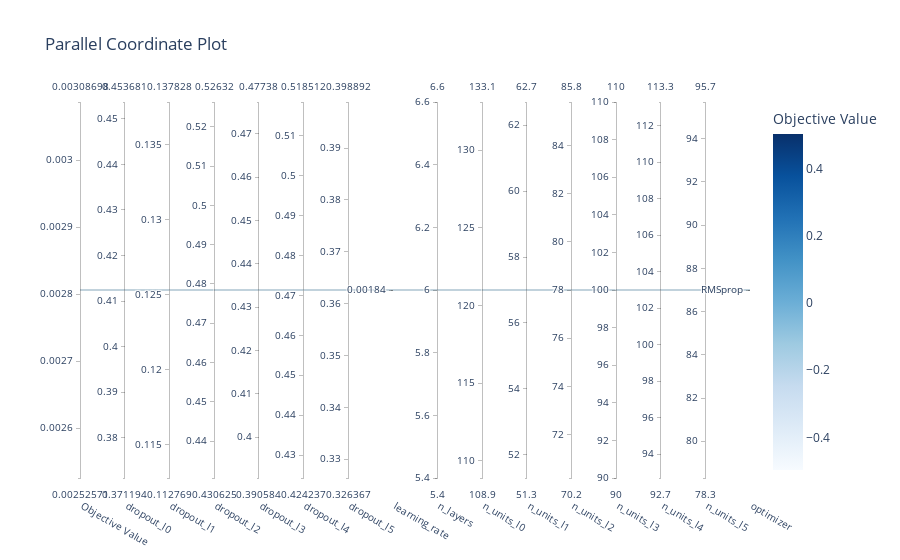

Here is the notebook cell this chart was saved with:
### Code cell
optuna.visualization.plot_parallel_coordinate(study)

### Figure 1 — Plotly figure (JSON) as saved in the notebook; plotly's stock layout.template omitted (floating-point values rounded to 4 significant figures)
{"data": [{"dimensions": [{"label": "Objective Value", "range": [0.002806, 0.002806], "values": [0.002806]}, {"label": "dropout_l0", "range": [0.4124, 0.4124], "values": [0.4124]}, {"label": "dropout_l1", "range": [0.1253, 0.1253], "values": [0.1253]}, {"label": "dropout_l2", "range": [0.4785, 0.4785], "values": [0.4785]}, {"label": "dropout_l3", "range": [0.434, 0.434], "values": [0.434]}, {"label": "dropout_l4", "range": [0.4714, 0.4714], "values": [0.4714]}, {"label": "dropout_l5", "range": [0.3626, 0.3626], "values": [0.3626]}, {"label": "learning_rate", "range": [-2.736, -2.736], "ticktext": ["0.00184"], "tickvals": [-2.736], "values": [-2.736]}, {"label": "n_layers", "range": [6, 6], "values": [6]}, {"label": "n_units_l0", "range": [121, 121], "values": [121]}, {"label": "n_units_l1", "range": [57, 57], "values": [57]}, {"label": "n_units_l2", "range": [78, 78], "values": [78]}, {"label": "n_units_l3", "range": [100, 100], "values": [100]}, {"label": "n_units_l4", "range": [103, 103], "values": [103]}, {"label": "n_units_l5", "range": [87, 87], "values": [87]}, {"label": "optimizer", "range": [0, 0], "ticktext": ["RMSprop"], "tickvals": [0], "values": [0]}], "labelangle": 30, "labelside": "bottom", "line": {"color": [0.002806], "colorbar": {"title": {"text": "Objective Value"}}, "colorscale": [[0, "rgb(247,251,255)"], [0.125, "rgb(222,235,247)"], [0.25, "rgb(198,219,239)"], [0.375, "rgb(158,202,225)"], [0.5, "rgb(107,174,214)"], [0.625, "rgb(66,146,198)"], [0.75, "rgb(33,113,181)"], [0.875, "rgb(8,81,156)"], [1, "rgb(8,48,107)"]], "reversescale": false, "showscale": true}, "type": "parcoords"}], "layout": {"title": {"text": "Parallel Coordinate Plot"}}}
